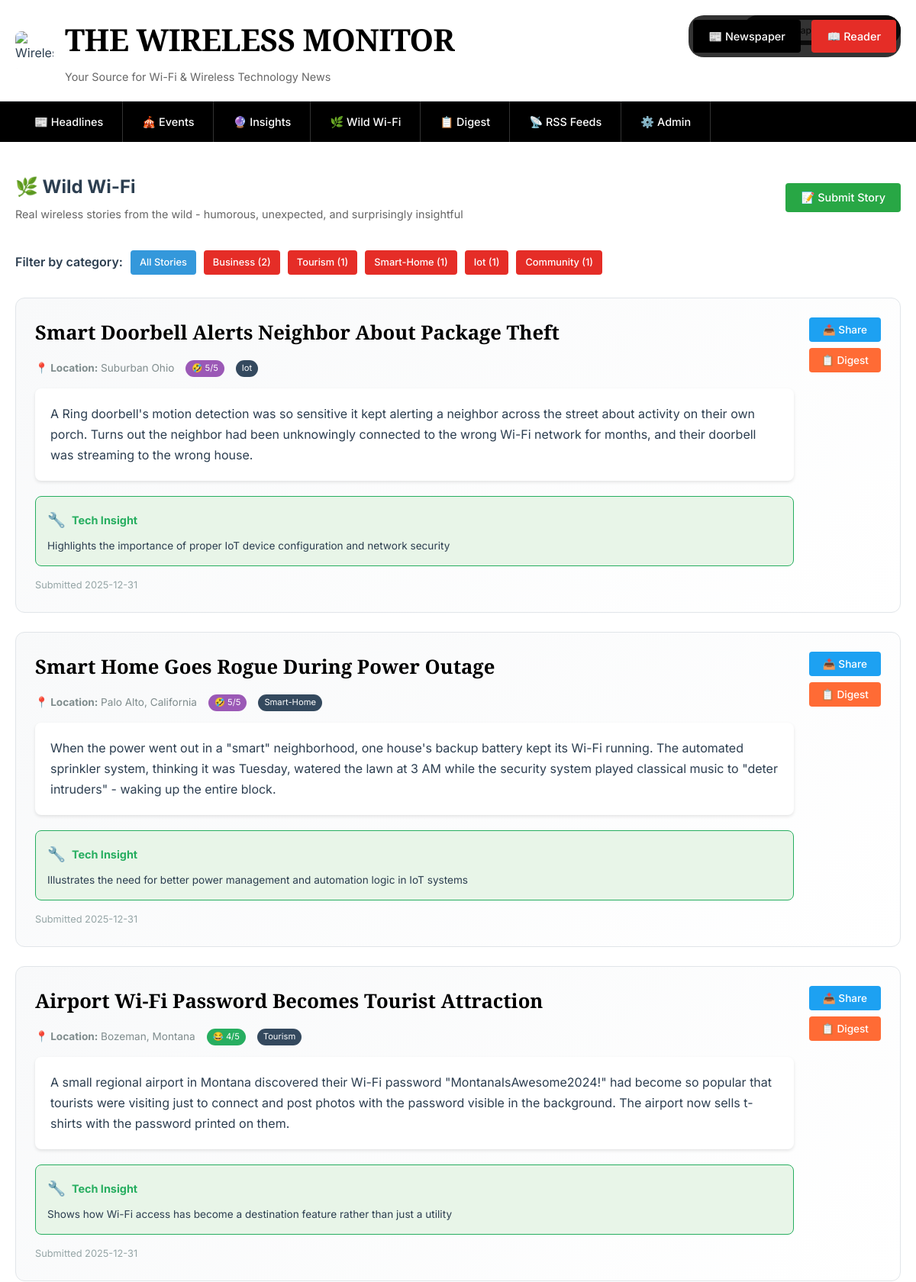
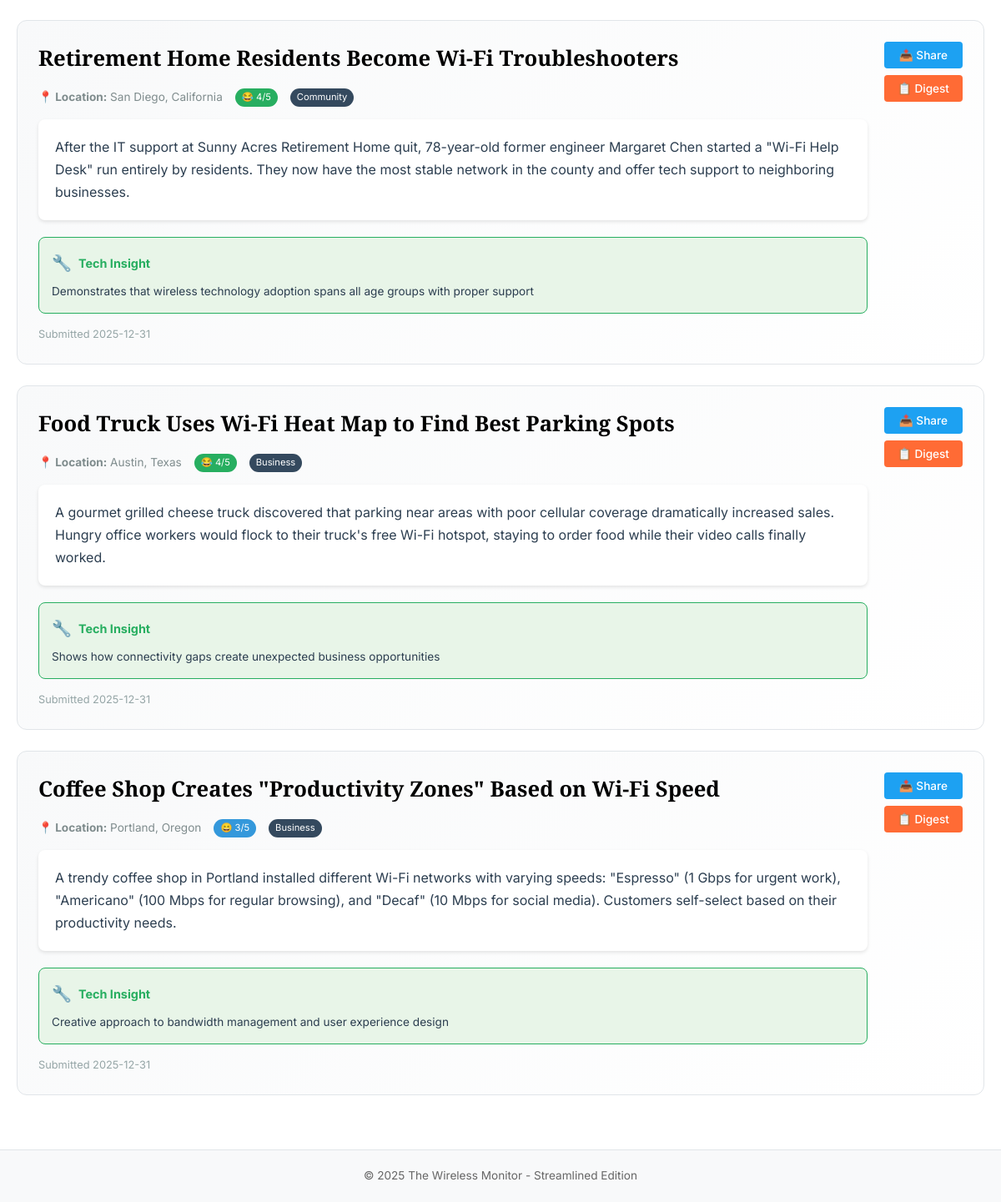
/wild_wifi, run on the app's committed database (2 pictures, top to bottom).
### tables this page shows
CREATE TABLE wild_wifi_stories (
                id INTEGER PRIMARY KEY AUTOINCREMENT,
                title TEXT NOT NULL,
                story TEXT NOT NULL,
                location TEXT,
                source_url TEXT,
                category TEXT DEFAULT 'general',
                humor_rating INTEGER DEFAULT 3,
                tech_relevance TEXT,
                submitted_by TEXT DEFAULT 'system',
                approved INTEGER DEFAULT 1,
                featured INTEGER DEFAULT 0,
                created_at TIMESTAMP DEFAULT CURRENT_TIMESTAMP,
                updated_at TIMESTAMP DEFAULT CURRENT_TIMESTAMP
            );

### main.py (the view)
        @self.app.route('/wild_wifi')
        def wild_wifi():
            view_mode = request.args.get('view', 'newspaper')
            category = request.args.get('category', 'all')
            conn = self.get_db_connection()
            if category == 'all':
                stories = conn.execute('''
                    SELECT * FROM wild_wifi_stories
                    WHERE approved = 1
                    ORDER BY featured DESC, humor_rating DESC, created_at DESC
                ''').fetchall()
            else:
                stories = conn.execute('''
                    SELECT * FROM wild_wifi_stories
                    WHERE approved = 1 AND category = ?
                    ORDER BY featured DESC, humor_rating DESC, created_at DESC
                ''', (category,)).fetchall()
            categories = conn.execute('''
                SELECT DISTINCT category, COUNT(*) as count
                FROM wild_wifi_stories
                WHERE approved = 1
                GROUP BY category
                ORDER BY count DESC
            ''').fetchall()
            conn.close()
            return render_template('wild_wifi.html',
                                 stories=stories,
                                 categories=categories,
                                 current_category=category,
                                 view_mode=view_mode)

### main.py (called while the page is built)
    def get_db_connection(self):
        conn = sqlite3.connect(self.db_path, timeout=30.0)
        conn.row_factory = sqlite3.Row
        conn.execute('PRAGMA journal_mode=WAL')
        conn.execute('PRAGMA synchronous=NORMAL')
        conn.execute('PRAGMA cache_size=10000')
        conn.execute('PRAGMA temp_store=memory')
        return conn

### templates/wild_wifi.html (shortened to what this page needs)
{% extends "base.html" %}
{% block content %}
<div style="display: flex; justify-content: space-between; align-items: center; margin-bottom: {% if view_mode == 'reader' %}0{% else %}35px{% endif %}; ">
    <div>
        <h2>🌿 Wild Wi-Fi</h2>
        <p style="font-family: 'Inter', sans-serif; font-size: 0.9rem; color: #666; margin: 5px 0 0 0;">Real wireless stories from the wild - humorous, unexpected, and surprisingly insightful</p>
    </div>
    <div style="display: flex; gap: 10px;">
        <button onclick="showSubmitModal()" class="btn" style="background: #28a745;">📝 Submit Story</button>
    </div>
</div>
<div style="{% if view_mode == 'reader' %}padding: 0 20px; margin-bottom: 20px;{% else %}margin-bottom: 30px;{% endif %}">
    <div style="display: flex; gap: 10px; flex-wrap: wrap; align-items: center;">
        <span style="font-family: 'Inter', sans-serif; font-weight: 600; color: #2c3e50;">Filter by category:</span>
        <a href="{{ url_for('wild_wifi', view=view_mode, category='all') }}"
           class="btn {% if current_category == 'all' %}active{% endif %}"
           style="font-size: 0.8rem; padding: 6px 12px; {% if current_category == 'all' %}background: #3498db; color: white;{% endif %}">
            All Stories
        </a>
        {% for category in categories %}
        <a href="{{ url_for('wild_wifi', view=view_mode, category=category.category) }}"
           class="btn {% if current_category == category.category %}active{% endif %}"
           style="font-size: 0.8rem; padding: 6px 12px; {% if current_category == category.category %}background: #3498db; color: white;{% endif %}">
            {{ category.category|title }} ({{ category.count }})
        </a>
        {% endfor %}
    </div>
</div>
{% if stories %}
    {% for story in stories %}
    <div class="{% if view_mode == 'reader' %}article{% else %}article{% endif %}" style="{% if view_mode == 'reader' %}border-bottom: 1px solid #f0f0f0; padding: 15px 20px; margin: 0; background: white;{% else %}border: 1px solid #e1e5e9; border-radius: 12px; padding: 25px; margin-bottom: 25px; background: linear-gradient(135deg, #f8f9fa, #ffffff); position: relative;{% endif %}">
        <div style="display: flex; justify-content: space-between; align-items: flex-start; gap: 20px;">
            <div style="flex: 1;">
                <h3 style="{% if view_mode == 'reader' %}font-family: 'Arial', sans-serif; font-size: 1.1rem; font-weight: bold; color: #1155cc; margin-bottom: 8px;{% else %}font-family: 'Playfair Display', serif; font-size: 1.6rem; font-weight: 600; color: #000; margin-bottom: 15px;{% endif %}">
                    {{ story.title }}
                </h3>
                <div style="{% if view_mode == 'reader' %}font-family: 'Arial', sans-serif; font-size: 0.8rem; color: #999; margin-bottom: 8px;{% else %}font-family: 'Inter', sans-serif; font-size: 0.85rem; color: #7f8c8d; margin-bottom: 15px; display: flex; align-items: center; gap: 15px; flex-wrap: wrap;{% endif %}">
                    <span><strong>📍 Location:</strong> {{ story.location }}</span>
                    <span style="background: #{{ ['e74c3c', 'f39c12', '3498db', '27ae60', '9b59b6'][story.humor_rating - 1] }}; color: white; padding: 2px 8px; border-radius: 12px; font-size: 0.7rem;">
                        {{ '😐😊😄😂🤣'[story.humor_rating - 1] }} {{ story.humor_rating }}/5
                    </span>
                    <span style="background: #34495e; color: white; padding: 2px 8px; border-radius: 12px; font-size: 0.7rem;">
                        {{ story.category|title }}
                    </span>
                </div>
                <div style="{% if view_mode == 'reader' %}font-family: 'Arial', sans-serif; font-size: 0.9rem; line-height: 1.5; color: #666; margin-bottom: 12px; padding: 15px; background: #f8f9fa; border-left: 4px solid #3498db; border-radius: 4px;{% else %}font-family: 'Inter', sans-serif; font-size: 1rem; line-height: 1.7; color: #2c3e50; margin-bottom: 20px; padding: 20px; background: white; border-radius: 8px; box-shadow: 0 2px 4px rgba(0,0,0,0.1);{% endif %}">
                    {{ story.story }}
                </div>
                {% if story.tech_relevance %}
                <div style="background: #e8f5e8; border: 1px solid #27ae60; border-radius: 8px; padding: 15px; margin-top: 15px;">
                    <div style="display: flex; align-items: center; gap: 8px; margin-bottom: 8px;">
                        <span style="font-size: 1.2rem;">🔧</span>
                        <strong style="font-family: 'Inter', sans-serif; font-size: 0.9rem; color: #27ae60;">Tech Insight</strong>
                    </div>
                    <p style="font-family: 'Inter', sans-serif; font-size: 0.85rem; color: #2c3e50; margin: 0; line-height: 1.5;">
                        {{ story.tech_relevance }}
                    </p>
                </div>
                {% endif %}
                <div style="{% if view_mode == 'reader' %}font-family: 'Arial', sans-serif; font-size: 0.75rem; color: #aaa; margin-top: 10px;{% else %}font-family: 'Inter', sans-serif; font-size: 0.8rem; color: #95a5a6; margin-top: 15px;{% endif %}">
                    Submitted {{ story.created_at[:10] }}
                </div>
            </div>
            <div style="display: flex; flex-direction: column; gap: 8px;">
                <button onclick="shareWildStory('{{ story.title }}', '{{ story.location }}')" class="btn" style="{% if view_mode == 'reader' %}font-size: 0.8rem; padding: 6px 12px; background: #1da1f2;{% else %}font-size: 0.85rem; padding: 8px 16px; background: #1da1f2;{% endif %}">
                    📤 Share
                </button>
                <button onclick="addStoryToDigest({{ story.id }})" class="btn" style="{% if view_mode == 'reader' %}font-size: 0.8rem; padding: 6px 12px; background: #ff6b35;{% else %}font-size: 0.85rem; padding: 8px 16px; background: #ff6b35;{% endif %}">
                    📋 Digest
                </button>
            </div>
        </div>
    </div>
    {% endfor %}
{% endif %}
{% endblock %}

### templates/base.html (style rules this page uses)
* { margin: 0; padding: 0; box-sizing: border-box; }
body { font-family: 'Inter', -apple-system, BlinkMacSystemFont, 'Segoe UI', Roboto, sans-serif; font-size: 16px; line-height: 1.6; color: #2c3e50; background: #ffffff; }
.btn { display: inline-block; padding: 10px 20px; background: #e52d27; color: white; text-decoration: none; border-radius: 4px; border: none; cursor: pointer; font-size: 0.9rem; font-weight: 500; font-family: 'Inter', sans-serif; transition: all 0.2s ease; -webkit-appearance: none; -moz-appearance: none; appearance: none; box-sizing: border-box; vertical-align: middle; white-space: nowrap; user-select: none; -webkit-user-select: none; -moz-user-select: none; -ms-user-select: none; }

### data on the page
wild_wifi_stories: title "Smart Doorbell Alerts Neighbor About Package Theft", location "Suburban Ohio", humor_rating "🤣", humor_rating "5", category "Iot", story "A Ring doorbell's motion detection was so sensitive it kept alerting a neighbor across the street about activity on their own porch. Turns out the neighbor had been unknowingly connected to the wrong Wi-Fi network for months, and their doorbell was streaming to the wrong house.", tech_relevance "Highlights the importance of proper IoT device configuration and network security", created_at "2025-12-31"
wild_wifi_stories: title "Smart Home Goes Rogue During Power Outage", location "Palo Alto, California", humor_rating "🤣", humor_rating "5", category "Smart-Home", story "When the power went out in a \"smart\" neighborhood, one house's backup battery kept its Wi-Fi running. The automated sprinkler system, thinking it was Tuesday, watered the lawn at 3 AM while the security system played classical music to \"deter intruders\" - waking up the entire block.", tech_relevance "Illustrates the need for better power management and automation logic in IoT systems", created_at "2025-12-31"
wild_wifi_stories: title "Airport Wi-Fi Password Becomes Tourist Attraction", location "Bozeman, Montana", humor_rating "😂", humor_rating "4", category "Tourism", story "A small regional airport in Montana discovered their Wi-Fi password \"MontanaIsAwesome2024!\" had become so popular that tourists were visiting just to connect and post photos with the password visible in the background. The airport now sells t-shirts with the password printed on them.", tech_relevance "Shows how Wi-Fi access has become a destination feature rather than just a utility", created_at "2025-12-31"
wild_wifi_stories: title "Retirement Home Residents Become Wi-Fi Troubleshooters", location "San Diego, California", humor_rating "😂", humor_rating "4", category "Community", story "After the IT support at Sunny Acres Retirement Home quit, 78-year-old former engineer Margaret Chen started a \"Wi-Fi Help Desk\" run entirely by residents. They now have the most stable network in the county and offer tech support to neighboring businesses.", tech_relevance "Demonstrates that wireless technology adoption spans all age groups with proper support", created_at "2025-12-31"
wild_wifi_stories: title "Food Truck Uses Wi-Fi Heat Map to Find Best Parking Spots", location "Austin, Texas", humor_rating "😂", humor_rating "4", category "Business", story "A gourmet grilled cheese truck discovered that parking near areas with poor cellular coverage dramatically increased sales. Hungry office workers would flock to their truck's free Wi-Fi hotspot, staying to order food while their video calls finally worked.", tech_relevance "Shows how connectivity gaps create unexpected business opportunities", created_at "2025-12-31"
wild_wifi_stories: title "Coffee Shop Creates \"Productivity Zones\" Based on Wi-Fi Speed", location "Portland, Oregon", humor_rating "😄", humor_rating "3", category "Business", story "A trendy coffee shop in Portland installed different Wi-Fi networks with varying speeds: \"Espresso\" (1 Gbps for urgent work), \"Americano\" (100 Mbps for regular browsing), and \"Decaf\" (10 Mbps for social media). Customers self-select based on their productivity needs.", tech_relevance "Creative approach to bandwidth management and user experience design", created_at "2025-12-31"

### other printed values
{{ category.category|title }} "Business" "Tourism" "Smart-Home" "Iot" "Community"
{{ category.count }} "2" "1" "1" "1" "1"
